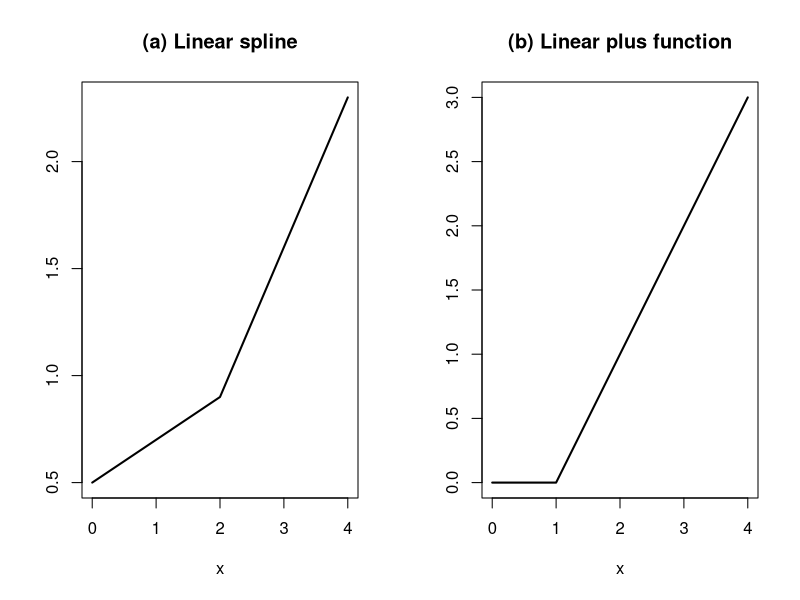

Reproduce this figure in R. (Note: this script raises an error after producing the figure.)

x= seq(0,4,length=401)
plus = (x>2)*(x-2)
f = .5 + .2*x + .5*plus
f2 = (x>1)*(x-1)

postscript("splinePlots.ps",width=8,height=4)
par(mfrow=c(1,2))
plot(x,f,type="l",lwd=2,main="(a) Linear spline",ylab="")
plot(x,f2,type="l",lwd=2,main="(b) Linear plus function",ylab="")
lines(x2,(x2>1),lty=2,lwd=2)
legend("topleft",c("plus fn.","derivative"),lty=c(1,2),
   lwd=2)
graphics.off()
